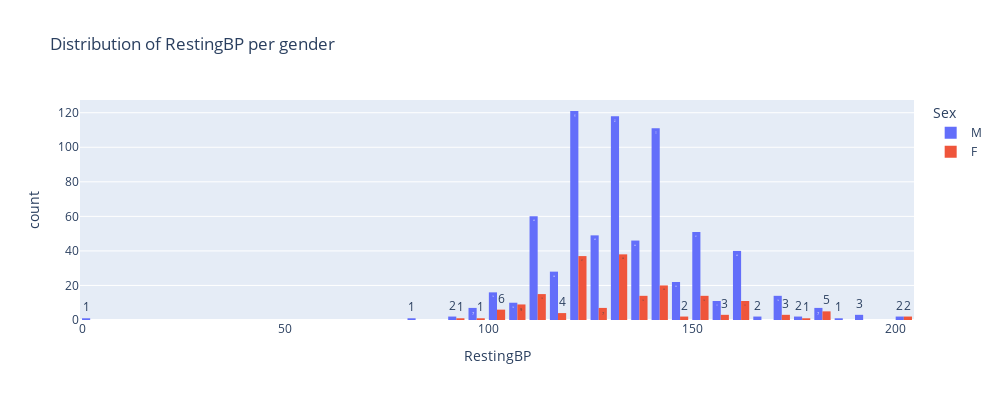

Write notebook code for a chart like this one.
### Code cell
fig = px.histogram(df,
                   x = 'RestingBP',
                   color = 'Sex',
                   hover_data = df.columns,
                   title = 'Distribution of RestingBP per gender',
                   text_auto = True,
                   width = 999, height = 400,
                   barmode = 'group')

fig.show()

### Figure 1 — Plotly figure (JSON) as saved in the notebook; plotly's stock layout.template omitted (floating-point values rounded to 4 significant figures; data arrays with more than 128 entries replaced by an {"elided": "..."} marker saying what was removed)
{"data": [{"alignmentgroup": "True", "bingroup": "x", "hovertemplate": "Sex=M<br>RestingBP=%{x}<br>count=%{y}<extra></extra>", "legendgroup": "M", "marker": {"color": "#636efa", "pattern": {"shape": ""}}, "name": "M", "offsetgroup": "M", "orientation": "v", "showlegend": true, "texttemplate": "%{value}", "type": "histogram", "x": {"elided": "725 int values"}, "xaxis": "x", "yaxis": "y"}, {"alignmentgroup": "True", "bingroup": "x", "hovertemplate": "Sex=F<br>RestingBP=%{x}<br>count=%{y}<extra></extra>", "legendgroup": "F", "marker": {"color": "#EF553B", "pattern": {"shape": ""}}, "name": "F", "offsetgroup": "F", "orientation": "v", "showlegend": true, "texttemplate": "%{value}", "type": "histogram", "x": {"elided": "193 int values"}, "xaxis": "x", "yaxis": "y"}], "layout": {"barmode": "group", "height": 400, "legend": {"title": {"text": "Sex"}, "tracegroupgap": 0}, "title": {"text": "Distribution of RestingBP per gender"}, "width": 999, "xaxis": {"anchor": "y", "domain": [0, 1], "title": {"text": "RestingBP"}}, "yaxis": {"anchor": "x", "domain": [0, 1], "title": {"text": "count"}}}}
